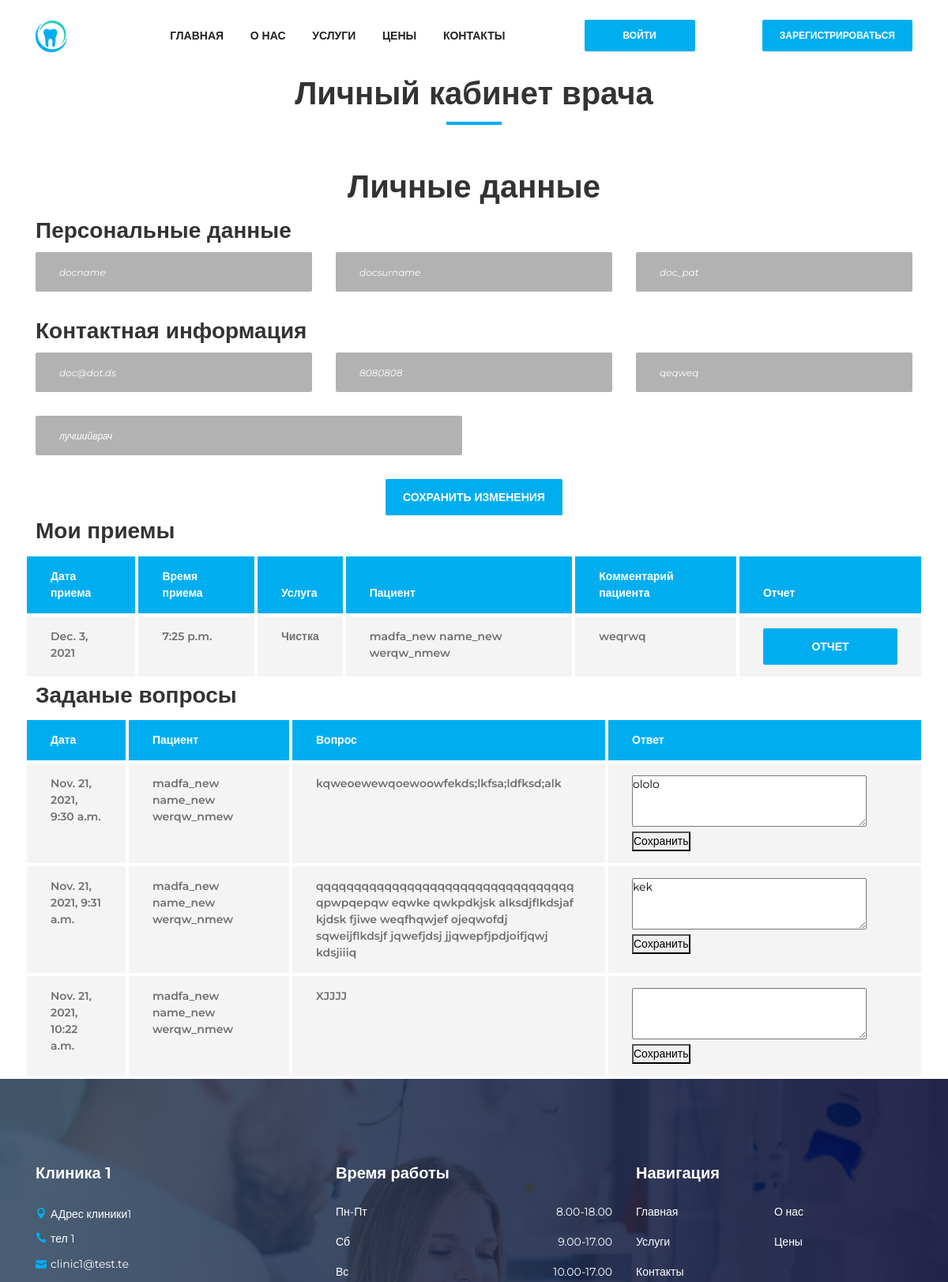
/cabinet/7 (upper part), run on an earlier commit of the app's database.
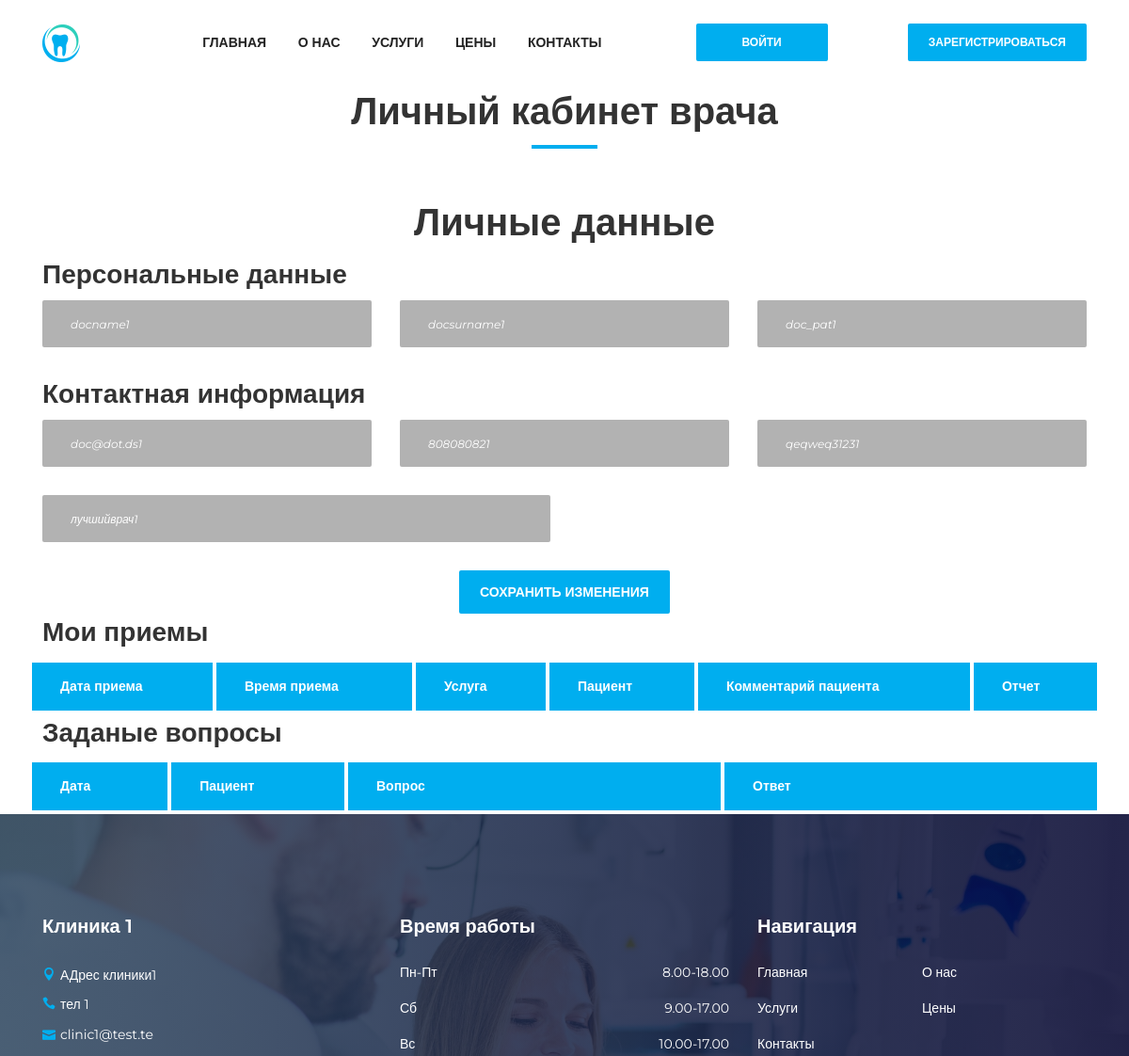
And on a later commit of the database.
### website/models.py (models this page shows, shortened)
class DoctorCard(models.Model):
    user = models.OneToOneField(User,
                                on_delete=models.CASCADE)
    phone = models.CharField(max_length=32,
                             verbose_name='Номер телефона',
                             null=True,
                             blank=True)
    email = models.EmailField(verbose_name='Почта/email',
                              null=True,
                              blank=False)
    first_name = models.CharField(max_length=128,
                                  verbose_name='Имя')
    last_name = models.CharField(max_length=128,
                                 verbose_name='Фамилия')
    patronymic = models.CharField(max_length=128,
                                  verbose_name='Отчсество',
                                  null=True,
                                  blank=True)
    image = models.ImageField(upload_to='website/',
                              blank=True,
                              null=True,
                              verbose_name='Изображение')
    description = models.TextField(verbose_name='Описание')
    specialization = models.CharField(verbose_name='специалтзация',
                                      max_length=64)
    class Meta:
        verbose_name = 'Карточка врача'
        verbose_name_plural = 'Карточки врачей'

class Appointment(models.Model):
    register_date = models.DateTimeField(auto_now_add=True,
                                         editable=False,
                                         verbose_name='дата и время регистрации услуги')
    date = models.DateField(verbose_name="Дата приема")
    time = models.TimeField(verbose_name="Время приема")
    clinic = models.ForeignKey('AboutUs',
                               on_delete=models.CASCADE,
                               verbose_name='Клиника')
    service = models.ForeignKey(Service,
                                on_delete=models.CASCADE,
                                verbose_name="Услугп")
    client = models.ForeignKey(Client,
                               on_delete=models.CASCADE,
                               verbose_name='Клиент')
    doctor = models.ForeignKey(DoctorCard,
                               on_delete=models.CASCADE,
                               verbose_name='Врач')
    client_comment = models.TextField(null=True,
                                      blank=True,
                                      verbose_name='Комментарий клиента')
    report = models.TextField(null=True,
                              blank=True,
                              verbose_name='Отчет о посещении')
    class Meta:
        verbose_name = 'Визит к врачу'
        verbose_name_plural = 'Визиты к врачу'
    def appointment_report(self):
        return reverse('appoinment_report_page', kwargs={'a_id': self.id})

class Service(models.Model):
    class Meta:
        verbose_name = 'Услуга'
        verbose_name_plural = 'Услуги'
    def __str__(self):
        return self.title
    image = models.ImageField(upload_to='website/',
                              blank=True,
                              null=True,
                              verbose_name='Изображение')
    title = models.CharField(max_length=168, verbose_name='Название')
    content = models.TextField(verbose_name='Описание')
    price = models.DecimalField(decimal_places=2,
                                verbose_name='стоимость',
                                max_digits=16)

class Client(models.Model):
    user = models.OneToOneField(User,
                                on_delete=models.CASCADE)
    phone = models.CharField(max_length=32,
                             verbose_name='Номер телефона',
                             unique=True)
    email = models.EmailField(verbose_name='Почта/email',
                              unique=True)
    address = models.TextField(null=True,
                               blank=True,
                               verbose_name='Физический адресс клиента')
    first_name = models.CharField(max_length=128,
                                  verbose_name='Имя')
    last_name = models.CharField(max_length=128,
                                 verbose_name='Фамилия')
    patronymic = models.CharField(max_length=128,
                                  verbose_name='Отчсество',
                                  null=True,
                                  blank=True)
    special_message = models.TextField(null=True,
                                       blank=True,
                                       verbose_name='Специальное сообзение от администрации')
    def __str__(self):
        return f'{self.last_name} {self.first_name} {self.patronymic}'

class DoctorQuestion(models.Model):
    doctor = models.ForeignKey(DoctorCard,
                               on_delete=models.CASCADE,
                               verbose_name='доктор')
    client = models.ForeignKey(Client,
                               on_delete=models.CASCADE,
                               verbose_name='клиент')
    date = models.DateTimeField(auto_now_add=True,
                                editable=False,
                                verbose_name='Когда был задан')
    text = models.TextField(verbose_name='вопрос')
    answer = models.TextField(verbose_name='ответ')
    is_answered = models.BooleanField(default=False)

class AboutUs(models.Model):
    image = models.ImageField(upload_to='website/',
                              blank=True,
                              null=True,
                              verbose_name='Изображение')
    title = models.CharField(max_length=128, verbose_name='Название')
    content = models.TextField(verbose_name='Описание')
    address = models.CharField(max_length=256,
                               verbose_name='адрес')
    phone = models.CharField(max_length=32,
                             verbose_name='Номер телефона')
    email = models.EmailField(verbose_name='Почта/email',
                              unique=False,
                              blank=False)
    map_iframe = models.TextField(help_text="ссылка на встраивание карт")
    class Meta:
        verbose_name = 'клиника'
        verbose_name_plural = 'клиники'

### website/views.py (the view, shortened to what this page needs)
# urls.py: path('cabinet/<int:user_id>', views.cabinet, name='cabinet_page'),
def cabinet(request, user_id):
    about_us = AboutUs.objects.all()
    if Client.objects.filter(user_id=user_id).exists():
        client = Client.objects.get(user_id=user_id)
        questions = DoctorQuestion.objects.filter(client=client).order_by('id').reverse()[:5]
        if request.method == 'POST':
            client.first_name = request.POST['name']
            client.last_name = request.POST['surname']
            client.patronymic = request.POST['patronymic']
            client.email = request.POST['email']
            client.phone = request.POST['tel']
            client.address = request.POST['address']
            client.save()
        user_appointment = Appointment.objects.filter(client=client)
        return render(request, 'cabinet.html', {'client': client,
                                                'user_appointment': user_appointment,
                                                'about_us': about_us,
                                                'questions': questions})
    elif DoctorCard.objects.filter(user_id=user_id).exists():
        doctor = DoctorCard.objects.get(user_id=user_id)
        quesions = DoctorQuestion.objects.filter(doctor=doctor).filter(is_answered=False)
        user_appointment = Appointment.objects.filter(doctor=doctor)
        return render(request, 'doctor_cabinet.html', {'doctor': doctor,
                                                       'user_appointment': user_appointment,
                                                       'about_us': about_us,
                                                       'questions': quesions})

### website/templates/doctor_cabinet.html (shortened to what the changed rows need)
{% extends 'base.html' %}
{% load static %}
{% block content %}
<section>
  <div class="container">
    <div class="row">
      <div class="col-12">
        <div class="section-heading text-center white">
          <h1>Личный кабинет врача</h1>
        </div>
      </div>
    </div>
    <div class="row">
      <div class="col-12">
        <div class="text-center white">
          <h1>Личные данные</h1>
        </div>
      </div>
        <div class="col-12">
          <div class="appointment-form">
            <form action="" method="post">
              <div class="row">
                <div class="col-md-4">
                  <div class="form-group mb-30">
                    <input name="name" type="text" class="form-control" placeholder="Имя" value="{{doctor.first_name}}">
                  </div>
                </div>
                <div class="col-md-4">
                  <div class="form-group mb-30">
                    <input name="surname" type="text" class="form-control" placeholder="Фамилия" value="{{doctor.last_name}}">
                  </div>
                </div>
                <div class="col-md-4">
                  <div class="form-group mb-30">
                    <input name="patronymic" type="text" class="form-control" placeholder="Отчество" value="{{doctor.patronymic}}">
                  </div>
                </div>
                <div class="col-md-4">
                  <div class="form-group mb-30">
                    <input name="email" type="email" class="form-control" placeholder="почта" value="{{doctor.email}}">
                  </div>
                </div>
                <div class="col-md-4">
                  <div class="form-group mb-30">
                    <input name="tel" type="text" class="form-control" placeholder="номер телефона" value="{{doctor.phone}}">
                  </div>
                </div>
                <div class="col-md-4">
                  <div class="form-group mb-30">
                    <input name="specialization" type="text" class="form-control" placeholder="специализация" value="{{doctor.specialization}}">
                  </div>
                </div>
                <div class="col-md-6">
                  <div class="form-group mb-30">
                    <input name="description" type="text" class="form-control" placeholder="описание" value="{{doctor.description}}">
                  </div>
                </div>
              </div>
            </form>
          </div>
        </div>
      </div>
    <div class="row">
      <div class="col-12">
        <div class="appointment-form">
          <div class="row">
            <div class="dento-price-table table-responsive">
              <table class="table table-borderless mb-0">
                <thead>
                  <tr>
                    <th scope="col">Дата приема</th>
                    <th scope="col">Время приема</th>
                    <th scope="col">Услуга</th>
                    <th scope="col">Пациент</th>
                    <th scope="col">Комментарий пациента</th>
                    <th scope="col">Отчет</th>
                  </tr>
                </thead>
                {% for a in user_appointment %}
                  <tbody>
                    <tr>
                      <th scope="row">{{a.date}}</th>
                      <th scope="row">{{a.time}}</th>
                      <th scope="row">{{a.service}}</th>
                      <th scope="row">{{a.client}}</th>
                      <th scope="row">{{a.client_comment}}</th>
                      <th scope="row"><a href="{{a.appointment_report}}" class="dento-btn">Отчет</a></th>
                    </tr>
                  </tbody>
                {% endfor %}
              </table>
            </div>
          </div>
        </div>
      </div>
    </div>
    <div class="row">
      <div class="col-12">
        <div class="appointment-form">
          <div class="row">
            <div class="dento-price-table table-responsive">
              <table class="table table-borderless mb-0">
                <thead>
                  <th scope="col">Дата</th>
                  <th scope="col">Пациент</th>
                  <th scope="col" width="400px">Вопрос</th>
                  <th scope="col" width="400px">Ответ</th>
                </thead>
                {% for q in questions %}
                  <tbody>
                    <th scope="col">{{q.date}}</th>
                    <th scope="col">{{q.client}}</th>
                    <th scope="col" width="400px">{{q.text}}</th>
                    <th scope="col" width="400px">
                      <form action="" method="post" class="answer_question">
                        <textarea name="answer" cols="35" rows="3">{{q.answer}}</textarea>
                        <button type="submit">Сохранить</button>
                      </form>
                    </th>
                  </tbody>
                {% endfor %}
              </table>
            </div>
          </div>
        </div>
      </div>
    </div>
  </div>
</section>
{% endblock %}

### website/templates/base.html (shortened to what this page needs)
{% load static %}
<!DOCTYPE html>
<html lang="en">
<head>
  <link rel="stylesheet" href="{% static 'website/css/style.css' %}">
</head>
<body>
  <header class="header-area">
    <div class="main-header-area">
      <div class="classy-nav-container breakpoint-off">
        <div class="container">
          <nav class="classy-navbar justify-content-between" id="dentoNav">
            <a class="nav-brand" href="{% url 'home' %}"><img src="{% static 'website/img/core-img/favicon.ico' %}" alt=""></a>
            <div class="classy-menu">
              <div class="classynav">
                <ul id="nav">
                  <li><a href="{% url 'home' %}">Главная</a></li>
                  <li><a href="{% url 'about' %}">О нас</a></li>
                  <li><a href="{% url 'service' %}">Услуги</a></li>
                  <li><a href="{% url 'pricing' %}">Цены</a></li>
                  <li><a href="{% url 'contact' %}">Контакты</a></li>
                </ul>
              </div>
            </div>
            {% if user.is_authenticated %}
              <a href="{% url 'booknow' %}" class="btn dento-btn booking-btn">Записаться на прием</a>
              <a href="{% url 'cabinet_page' user.id %}" class="btn dento-btn booking-btn">Личный кабинет</a>
              <a href="{% url 'logout' %}" class="btn dento-btn booking-btn">Выйти</a>
            {% else %}
              <a href="{% url 'login_page' %}" class="btn dento-btn booking-btn">Войти</a>
              <a href="{% url 'registration_page' %}" class="btn dento-btn booking-btn">Зарегистрироваться</a>
            {% endif %}
          </nav>
        </div>
      </div>
    </div>
  </header>
{% block content %}
{% endblock %}
  <footer class="footer-area bg-img bg-gradient-overlay" style="background-image: url({% static 'website/img/bg-img/3.jpg' %});">
    <div class="container">
      <div class="row">
        <div class="col-12 col-sm-6 col-lg-4">
          {% for clinic in about_us %}
            <div class="single-footer-widget">
            <h5 class="widget-title">{{ clinic.title }}</h5>
              <div class="footer-contact">
                <p><i class="icon_pin"></i>{{ clinic.address}}</p>
                <p><i class="icon_phone"></i>{{ clinic.phone }}</p>
                <p><i class="icon_mail"></i>{{ clinic.email }}</p>
              </div>
            </div>
          {% endfor %}
        </div>
        <div class="col-12 col-sm-6 col-lg">
          <div class="single-footer-widget">
            <h5 class="widget-title">Время работы</h5>
            <ul class="opening-hours">
              <li><span>Пн-Пт</span> <span>8.00-18.00</span></li>
              <li><span>Сб</span> <span>9.00-17.00</span></li>
              <li><span>Вс</span> <span>10.00-17.00</span></li>
            </ul>
          </div>
        </div>
        <div class="col-12 col-sm-6 col-lg">
          <div class="single-footer-widget">
            <h5 class="widget-title">Навигация</h5>
            <nav>
              <ul class="quick-links">
                <li><a href="{% url 'home' %}">Главная</a></li>
                <li><a href="{% url 'about' %}">О нас</a></li>
                <li><a href="{% url 'service' %}">Услуги</a></li>
                <li><a href="{% url 'pricing' %}">Цены</a></li>
                <li><a href="{% url 'contact' %}">Контакты</a></li>
              </ul>
            </nav>
          </div>
        </div>
      </div>
    </div>
  </footer>
</body>
</html>

What changed in the data, as far as the page shows it:
removed Appointment: date "Dec. 3, 2021", time "7:25 p.m.", service "Чистка", client "madfa_new name_new werqw_nmew", client_comment "weqrwq"
removed DoctorQuestion: date "Nov. 21, 2021, 9:30 a.m.", client "madfa_new name_new werqw_nmew", text "kqweoewewqoewoowfekds;lkfsa;ldfksd;alk", answer "ololo"
removed DoctorQuestion: date "Nov. 21, 2021, 9:31 a.m.", client "madfa_new name_new werqw_nmew", text "qqqqqqqqqqqqqqqqqqqqqqqqqqqqqqqqqq qpwpqepqw eqwke qwkpdkjsk alksdjflkdsjaf kjdsk fjiwe weqfhqwjef ojeqwofdj sqweijflkdsjf jqwefjdsj jjqwepfjpdjoifjqwj kdsjiiiq", answer "kek"
removed DoctorQuestion: date "Nov. 21, 2021, 10:22 a.m.", client "madfa_new name_new werqw_nmew", text "XJJJJ"
changed DoctorCard: name "docname" → "docname1"; surname "docsurname" → "docsurname1"; patronymic "doc_pat" → "doc_pat1"; email "doc@dot.ds" → "doc@dot.ds1"; tel "8080808" → "808080821"; specialization "qeqweq" → "qeqweq31231"; description "лучшийврач" → "лучшийврач1"
